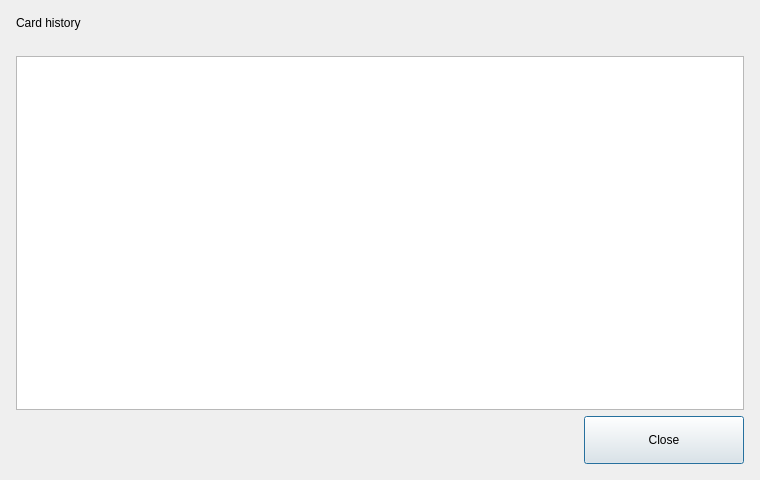
<?xml version="1.0" encoding="UTF-8"?>
<ui version="4.0">
 <class>CardHistoryDialog</class>
 <widget class="QDialog" name="CardHistoryDialog">
  <property name="minimumSize"><size><width>760</width><height>480</height></size></property>
  <layout class="QVBoxLayout" name="historyLayout" stretch="0,0,1,0">
   <property name="leftMargin"><number>16</number></property>
   <property name="topMargin"><number>16</number></property>
   <property name="rightMargin"><number>16</number></property>
   <property name="bottomMargin"><number>16</number></property>
   <property name="spacing"><number>6</number></property>
   <item>
    <widget class="QLabel" name="historyTitle">
     <property name="text"><string>Card history</string></property>
     <property name="heading" stdset="0"><bool>true</bool></property>
    </widget>
   </item>
   <item>
    <widget class="QLabel" name="historyBalance">
    </widget>
   </item>
   <item>
    <widget class="QTableWidget" name="historyTable">
    </widget>
   </item>
   <item>
    <layout class="QHBoxLayout" name="historyButtons">
     <property name="leftMargin"><number>0</number></property>
     <property name="topMargin"><number>0</number></property>
     <property name="rightMargin"><number>0</number></property>
     <property name="bottomMargin"><number>0</number></property>
     <property name="spacing"><number>6</number></property>
     <item>
      <spacer name="spacer1">
       <property name="orientation"><enum>Qt::Horizontal</enum></property>
       <property name="sizeType"><enum>QSizePolicy::Expanding</enum></property>
       <property name="sizeHint" stdset="0"><size><width>20</width><height>40</height></size></property>
      </spacer>
     </item>
     <item>
      <widget class="QPushButton" name="historyCloseButton">
       <property name="text"><string>Close</string></property>
       <property name="minimumSize"><size><width>160</width><height>48</height></size></property>
      </widget>
     </item>
    </layout>
   </item>
  </layout>
 </widget>
 <resources/>
 <connections/>
</ui>
